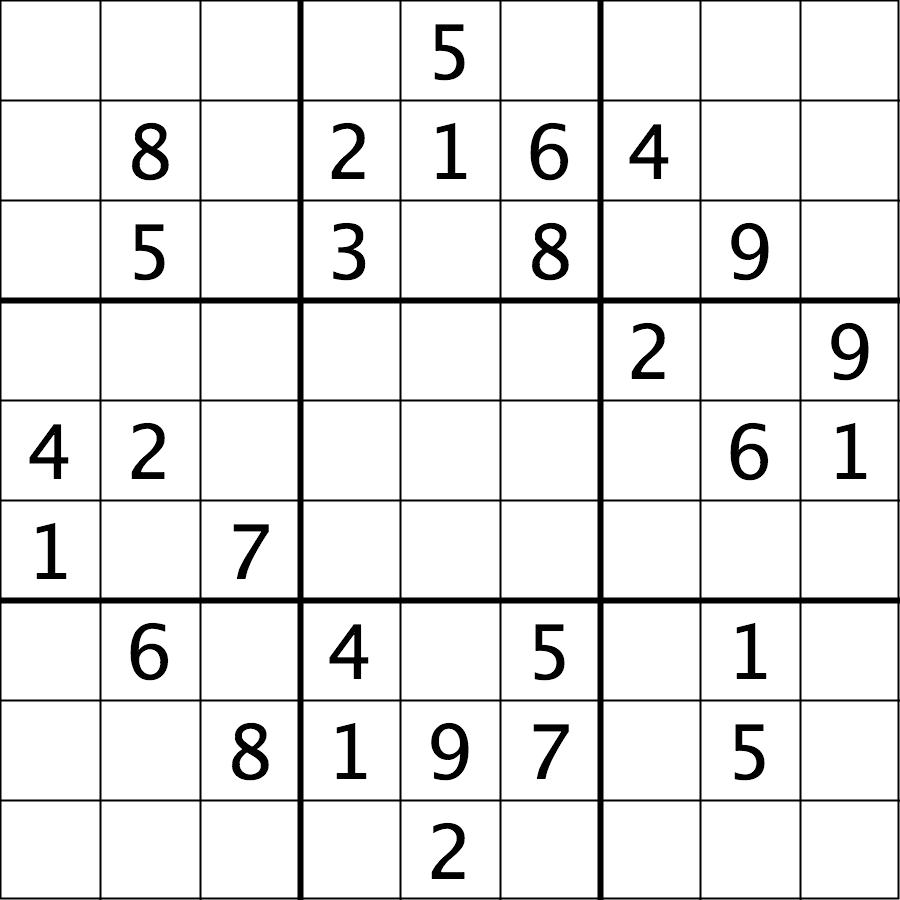
#> input picture Week 9/sudoku.png, 900 x 900 px
$ jupyter execute --allow-errors 'Ramin_Udash_DSaP_Week9 1.ipynb'
#> lines starting #> are read from the running program, lines starting #| are printed output that depends on the picture; after the words box and inside, x2 and y2 are one past the last pixel; in counts of white or black regions, pixels touching at a corner belong together
# Data Structures and Processing

## Week 9: Image Processing

### Remarks:

1. Install the libraries listed below using your package manager.  An example of installing the library `numpy` is to issue a the following command on a terminal (in Ubuntu) `python3 -m pip install numpy`.

2. Make sure that you are following the conventions.  For examples, `import numpy as np`, which imports pandas packages and sets the abbreviation for it.

3. Do not import the packages without the short names, unless it is intentional.  Doing so might lead to a namespace conflict, or unintended uses of functions coming from two libraries as a part of different implementations.

4. We are assigning `None` to variables and use `pass` in the body of the functions, where we expect a solution from you.  Please replace these values and statements with your solution.

The exercises in this notebook are aligned with the material provided for the lecture.

### Load Libraries

[cell 1]
import numpy as np
import matplotlib.pyplot as plt
import imageio.v3 as iio
import ipympl
import skimage as ski

### Task 1: Arrays or Lists to Images

A basic unit of  digital image is a pixel.  These pixels are arranged together in horizontal and vertical directions on a screen in a rectangular shape. This rectangular arrangement constitute an image. A pixel, on the other hand, is triplet of numbers. These numbers might have different ranges depending upon the kind of format used.  For example, an image having an `RGB` format has the numbers ranged between 0 and 255.

An image seen as an arrangement of pixels, with pixels having a list of three numbers, does not have to involve `numpy` arrays, but rather it might be a list of nested lists with the inner most list having length 3.  The Python library `matplotlib`, then takes care of the necessary conversions to make sure that when the imags is plotted, then it is done exactly how it was meant to be.  If we work with the `numpy` arrays, then we can use the power of the library to use different methods, functions and access different attributes to better work with the images at hand.

Your task is to create an numpy array named `img` with the shape `(3,4,3)` and display it in the notebook.  It is not important what type of numbers are filled in at the deepest level. For this you could generate those numbers randomly using `np.random`.

[cell 2]
# Your solutions goes here.

img = np.random.randint(0, 256, size=(3, 4, 3))

# Display picture below.
plt.imshow(img)
plt.axis('off')  # Turn off axis
plt.show()
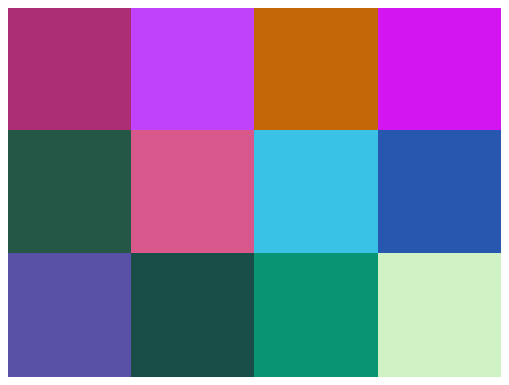
#> figure drawn by matplotlib, 1 panel

## Task 2: Color Channels

Each pixel has three color channels: `red`, `green` and `blue`.  Given an image, if we want to remove a channel from it, then we have to put 0 at the corresponding place. This task of switching channels off becomes even simpler if we use the `numpy` arrays, because we can use their arithmetics to do so.

In the following block, we define an `image` as a `numpy` array. Your task is to display three pictures with:
1. `red` channel removed,
2. `green` channel removed,
3. `blue` channel removed.

Generate extra blocks below if there is a need.

[cell 3]
# Evaluate this block to make sure the variable is set to a correct value.

image = np.array([[[112,160,124],[51,159,107],[243,146,17],[78,136,42],[248,1,123],[2,243,234],[34,172,157],[109,6,183],[224,147,3],[136,248,206]],[[34,156,245],[212,99,237],[67,127,58],[249,134,217],[245,161,83],[129,165,115],[41,19,153],[74,249,251],[99,186,100],[50,26,171]],[[210,246,125],[119,197,50],[68,221,250],[52,232,121],[210,141,248],[46,85,213],[221,3,61],[45,119,58],[106,102,92],[200,57,76]],[[14,126,116],[197,174,12],[201,118,10],[179,66,143],[4,133,91],[6,217,53],[92,163,110],[172,163,57],[112,99,182],[200,216,19]],[[105,183,48],[74,238,92],[8,129,153],[226,78,134],[70,122,12],[222,93,30],[229,144,56],[190,101,22],[237,180,217],[112,175,108]],[[55,69,169],[80,185,45],[88,174,186],[187,162,119],[150,165,86],[248,188,250],[2,109,48],[185,246,63],[1,167,101],[60,0,162]],[[70,115,127],[45,83,135],[133,166,115],[177,112,113],[85,117,47],[237,189,94],[36,201,174],[159,154,91],[13,121,67],[72,112,64]],[[202,161,68],[131,231,8],[208,32,66],[239,218,56],[50,160,171],[140,28,251],[168,0,22],[170,36,94],[98,241,219],[84,143,94]],[[237,118,109],[244,208,116],[168,123,136],[17,4,132],[237,63,85],[16,76,111],[144,79,133],[135,78,200],[173,105,225],[62,134,234]],[[7,6,211],[114,220,181],[173,127,40],[60,192,121],[170,143,70],[169,168,116],[100,124,208],[253,251,143],[136,99,88],[201,226,84]],[[249,215,242],[138,117,102],[223,5,147],[225,30,37],[148,233,202],[220,92,232],[97,93,223],[205,115,182],[169,54,92],[228,120,230]],[[170,77,125],[168,23,25],[190,150,48],[170,129,104],[52,24,225],[1,7,125],[252,150,24],[231,1,168],[1,66,189],[216,123,239]],[[174,93,71],[17,39,186],[91,186,66],[82,58,176],[25,211,186],[140,184,172],[0,82,155],[252,252,170],[119,84,58],[45,121,138]],[[126,77,80],[232,25,230],[89,241,168],[9,172,251],[169,35,29],[204,204,245],[159,40,73],[196,72,70],[4,35,247],[25,26,71]],[[96,208,147],[108,45,92],[123,192,234],[26,41,79],[113,236,101],[38,168,41],[104,242,252],[228,42,156],[14,54,228],[23,154,179]],[[26,68,124],[131,41,100],[31,247,59],[80,9,87],[128,213,86],[107,113,85],[41,189,209],[207,178,169],[253,225,57],[54,184,61]],[[183,69,224],[114,215,149],[141,5,76],[76,138,62],[52,101,199],[70,246,21],[65,227,157],[216,114,156],[153,62,11],[241,202,12]],[[40,121,60],[39,199,2],[98,7,29],[6,7,42],[234,185,224],[71,170,158],[252,194,147],[221,28,204],[137,70,233],[172,249,235]],[[73,118,175],[126,109,179],[33,222,16],[202,243,209],[132,244,157],[135,20,145],[161,2,203],[65,253,96],[102,130,239],[157,220,5]],[[96,8,199],[128,49,254],[162,196,159],[150,177,254],[89,159,100],[185,73,150],[209,100,127],[159,197,49],[217,0,141],[239,32,9]]])
image.shape

[cell 4]
# Your solution to red channel removed.
img_r = image.copy()
img_r[:, :, 0] = 0

plt.subplot(1, 4, 2)
plt.imshow(img_r)
plt.title('Red Channel Removed')
plt.axis('off')
plt.show()
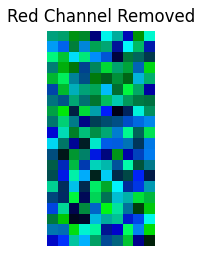
#> figure drawn by matplotlib, 1 panel

[cell 5]
# Your solution to green channel removed.
img_r = image.copy()
img_r[:, :, 1] = 0

plt.subplot(1, 4, 3)
plt.imshow(img_r)
plt.title('Green Channel Removed')
plt.axis('off')
plt.show()
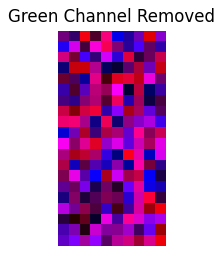
#> figure drawn by matplotlib, 1 panel

[cell 6]
# Your solution to blue channel removed.
img_r = image.copy()
img_r[:, :, 2] = 0

plt.subplot(1, 4, 4)
plt.imshow(img_r)
plt.title('Blue Channel Removed')
plt.axis('off')
plt.show()
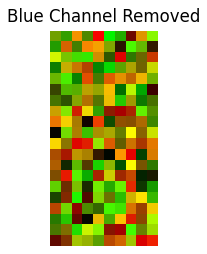
#> figure drawn by matplotlib, 1 panel

## Task 3: Manipulating Pixels

Reconsider the example of `numpy` array `image` from a previous task. To make sure that the value of this arrays reverts back to our desired value, we provide it below one more time.

Your task is to replace each individual number in a pixel with the average value of the pixel and display the image. For this, define a new array `image_avg` obtained by averaging, as just desribed.

[cell 7]
# Your solution goes here.
# Display the resulting array
image_avg = np.mean(image, axis=2, dtype=int)

# Display the image
plt.imshow(image_avg, cmap='gray')
plt.axis('off')
plt.show()
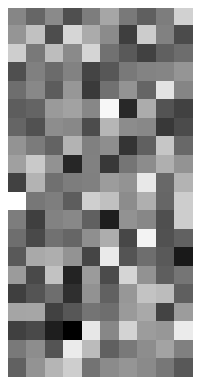
#> figure drawn by matplotlib, 1 panel

## Task 4: Saving Images to files

Reconsider the previous task, where you have created an image by averaging different channels.

Your task is to store the image to a file named `random-image-01.jpg`.

[cell 8]
# Your solution goes here.
plt.imsave("random-image-01.jpg", image_avg)

## Task 5: Reading Images in from files

We provide an image `beads.jpg` with this notebook. Any other image would do the job too.

Your task is to
1. read an image to a variable `image` using the Python library called `imageio`,
2. obtain a new array `image_r` that contains only the `red` channel.
3. save the `image_r` to a file named `beads_r.png`.

[cell 9]
# Your solution goes here
import imageio

#> (the rest of this cell did not finish here and is left out)

## Task 6: Image I/O and Manipulation

Define a function `image_averaged` with two string arguments: `file_in` and `file_out`. This function must do the following

1. reads the image pointed to by the path `file_in`,
2. averages each pixel using the channels in that pixel,
3. saves the averaged array as a image to a file using `file_out`,
4. returns `file_out`

[cell 10]
# Your solution goes here.
def image_averaged(file_in, file_out):
    image = imageio.imread(file_in)

    # Calculate the average value for each pixel
    image_avg = np.mean(image.astype(np.uint8), axis=2)

    # Save the averaged image to file_out
    imageio.imwrite(file_out, image_avg.astype(np.uint8))


    return file_out

#> (a cell that did not finish here is left out)

## Task 7: Image Manipulation: Crop or Slice

Write down a function named `image_right_half` that takes two arguments `file_in` and `file_out` and it does the following:

1. reads the image `file_in`,
2. crops the right half of the image,
3. saves the new image to `file_out`,
4. returns `file_out`.

[cell 12]
# Your solutios goes here.
def image_right_half(file_in, file_out):
    image = imageio.imread(file_in)

    # Calculate the width of the right half
    width = image.shape[1] // 2
    image_cropped = image[:, width:, :]
    imageio.imwrite(file_out, image_cropped)

    return file_out

#> (a cell that did not finish here is left out)

## Task 8: Image Manipulation: Masking

Masking might be an expensive operation, because it amounts to turning of undesired values in pixels.  It might be even slower, if we worked with a huge image and tried to view the image in this Jupyter notebook.

Your task is to write down a function `image_mask`, which takes six arguments:

1. `file_in`: image to be read in.
2. `file_out`: image to be written to.
3. `x1,y1` the upper right corner of the rectangle for the mask.
4. `x2,y2` lower right corder or the rentangle for the mask.

The function `image_mask` takes the `file_in` applies the mask and then writes the resulting image to `file_out`.

[cell 14]
# Your solution goes here.

def image_mask( file_in, file_out, x1, y1, x2, y2):
    image = imageio.imread(file_in)
    masked_image = np.copy(image)

    # Apply the mask
    masked_image[y1:y2, x1:x2, :] = 0

    # Save the masked image to file_out
    imageio.imwrite(file_out, masked_image)

    return file_out

[cell 15]
# Test your function on a sample image.
x1, y1 = 100, 100  # Upper-left corner of the image
#> x1 = 100; y1 = 100
x2, y2 = 300, 300  # Lower-right corner of the image

# Apply the mask
#> (the rest of this cell did not finish here and is left out)

print("Masked image saved to:", result_file)

## Task 9: Histograms

Write down a function `image_hist_red` that takes the two arguments: `file_in` and `file_out`.  This function plots a histrogram of the `red` channel and stores it in `file_out`.

[cell 16]
# Your solution goes here.

def image_hist_red (file_in, file_out):
    image = imageio.imread(file_in)

    # Extracting the red channel
    red_channel = image[:, :, 0].flatten()

    # Plotting the histogram here
    plt.hist(red_channel, bins=range(256), color='red', alpha=0.7)
    plt.title('Histogram of Red Channel')
    plt.xlabel('Pixel Intensity')
    plt.ylabel('Frequency')

    # Save the histogram plot to file_out
    plt.savefig(file_out)
    plt.show()

#> (a cell that did not finish here is left out)

## Task 10: Object Identification (Bonus)

Consider the image `sudoku.png` in the attachment to this notebook.

Write down a function `image_object_count` that takes a `file_in` as the only argument and returns the number of objects on it.

For help, please refer to the associated lecture material.

[cell 18]
# Your solution goes here
import cv2

def image_object_count(file_in):
#> called with file_in = 'sudoku.png'
    image = cv2.imread(file_in)
#> image is the input picture: shape (900, 900, 3); min 0, max 255, mean 232.7

    # Convert the image to grayscale
    gray = cv2.cvtColor(image, cv2.COLOR_BGR2GRAY)

    # Using canny edge detection
    edges = cv2.Canny(gray, 100, 200)
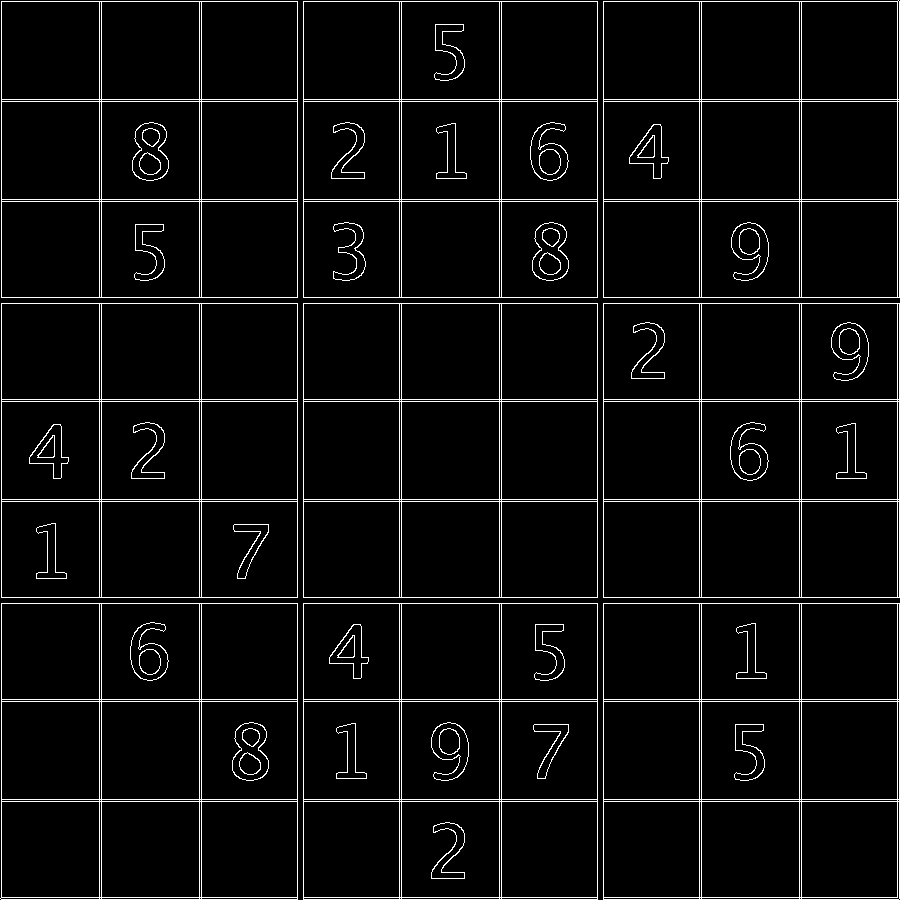
#> edges: shape (900, 900); 5% white in thin lines or dots
    contours, _ = cv2.findContours(edges, cv2.RETR_TREE, cv2.CHAIN_APPROX_SIMPLE)
#> contours = 352 contours, 51 with area under 20; largest, box (x1, y1, x2, y2) and area: (0, 603, 298, 900) 87617, (603, 0, 900, 298) 87617, (1, 1, 298, 298) 87616, (603, 603, 900, 900) 87616, (303, 603, 598, 900) 87024

    # Counting the number of contours
    object_count = len(contours)
#> object_count = 352

    return object_count

[cell 19]
# Test your function against the image sudoku.png
# Your function should return 29

object_count = image_object_count("sudoku.png")
#> object_count = 352
print("Number of objects in the image:", object_count)
#| Number of objects in the image: 352

$ run again, with Week 9/red_channel_histogram.png copied over Week 9/sudoku.png
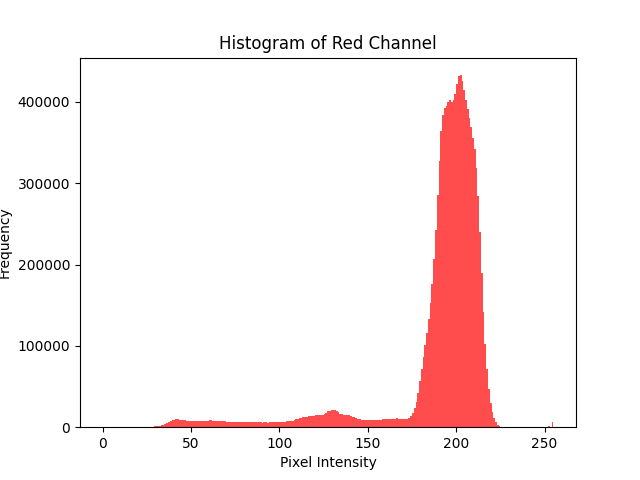
#> input picture Week 9/red_channel_histogram.png, 640 x 480 px
#> x1 = 100
#> in image_object_count, image is the input picture: shape (480, 640, 3); mean B, G, R 240.7, 240.7, 251.4
#> in image_object_count, `gray = cv2.cvtColor(image, cv2.COLOR_BGR2GRAY)`:
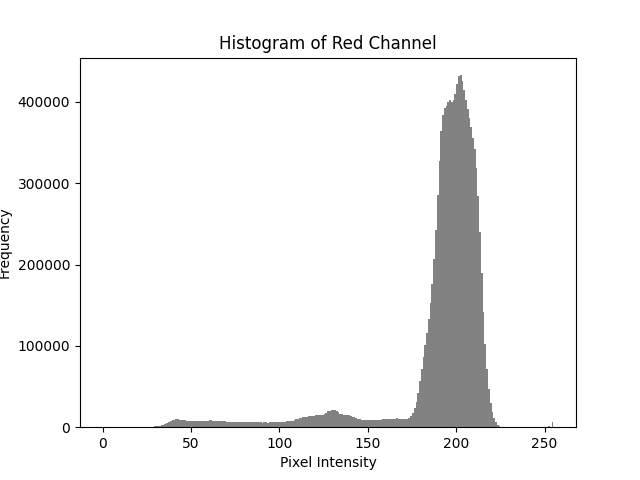
#> gray: shape (480, 640); min 0, max 255, mean 243.9
#> in image_object_count, `edges = cv2.Canny(gray, 100, 200)`:
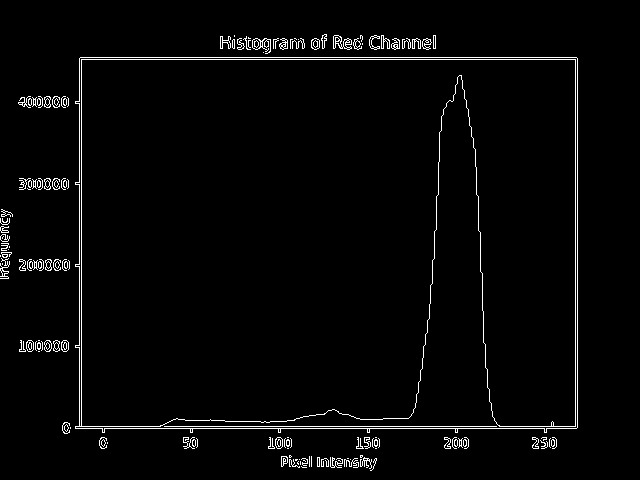
#> edges: shape (480, 640); 2.6% white in thin lines or dots, all inside (x1, y1, x2, y2) = (0, 34, 578, 471)
#> contours = 285 contours, 219 with area under 20; largest, box (x1, y1, x2, y2) and area: (75, 57, 578, 433) 184855, (81, 59, 576, 427) 163033, (75, 57, 578, 433) 21754, (333, 35, 352, 50) 142, (252, 38, 271, 54) 114
#> in image_object_count, `object_count = len(contours)`: object_count = 285
#| Number of objects in the image: 285
